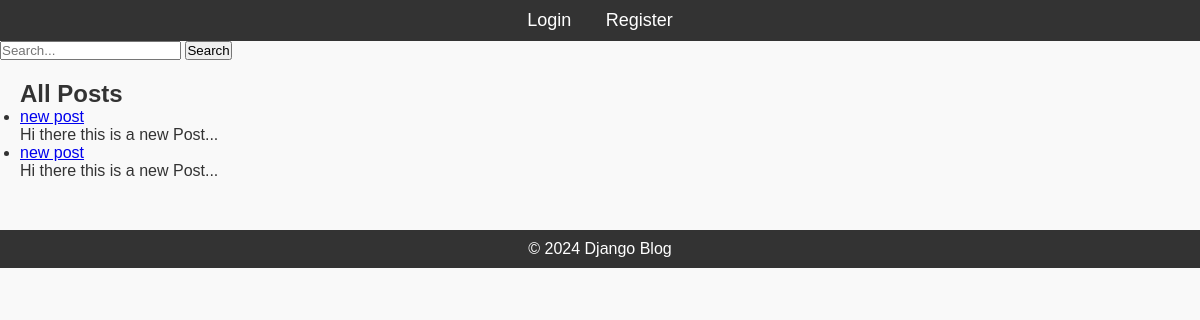
/, run on an earlier commit of the app's database.
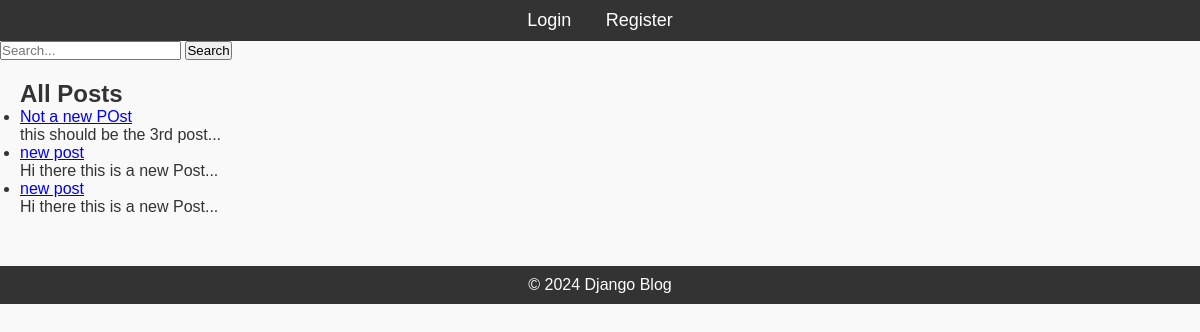
And on a later commit of the database.
### blog/models.py (models this page shows, shortened)
class Post(models.Model):
    title = models.CharField(max_length=200)
    content = models.TextField()
    published_date = models.DateTimeField(auto_now_add=True)
    author = models.ForeignKey(User, on_delete=models.CASCADE)
    tag = TaggableManager()

### blog/views.py (the view)
# urls.py: path('', PostListView.as_view(), name='post-list'),
class PostListView(ListView):
    model = Post
    template_name = 'blog/post_list.html'
    context_object_name = 'posts'
    ordering = ['-published_date']

### blog/templates/blog/post_list.html
{% extends 'blog/base.html' %} {% block content %}
<h2>All Posts</h2>
<ul>
    {% for post in posts %}
    <li>
        <a href="{% url 'post-detail' post.pk %}">{{ post.title }}</a>
        <p>{{ post.content|slice:":50" }}...</p>
    </li>
    {% endfor %}
</ul>
{% endblock %}

What changed in the data, as far as the page shows it:
added Post: title "Not a new POst", content "this should be the 3rd post"
